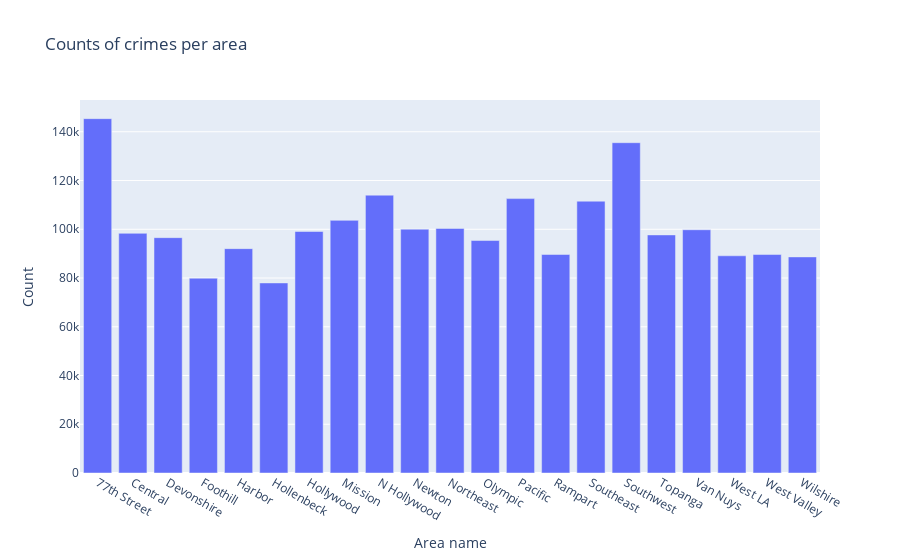

Here is the notebook cell this chart was saved with:
### Code cell
fig = px.bar(area_counts, x='Area name', y='Count', title='Counts of crimes per area')
fig.show()

### Figure 1 — Plotly figure (JSON) as saved in the notebook; plotly's stock layout.template omitted (floating-point values rounded to 4 significant figures)
{"data": [{"alignmentgroup": "True", "hovertemplate": "Area name=%{x}<br>Count=%{y}<extra></extra>", "legendgroup": "", "marker": {"color": "#636efa"}, "name": "", "offsetgroup": "", "orientation": "v", "showlegend": false, "textposition": "auto", "type": "bar", "x": ["77th Street", "Central", "Devonshire", "Foothill", "Harbor", "Hollenbeck", "Hollywood", "Mission", "N Hollywood", "Newton", "Northeast", "Olympic", "Pacific", "Rampart", "Southeast", "Southwest", "Topanga", "Van Nuys", "West LA", "West Valley", "Wilshire"], "xaxis": "x", "y": [145389, 98335, 96563, 79927, 92060, 77984, 99083, 103656, 113992, 100052, 100324, 95382, 112582, 89653, 111526, 135523, 97688, 99807, 89122, 89642, 88664], "yaxis": "y"}], "layout": {"barmode": "relative", "legend": {"tracegroupgap": 0}, "title": {"text": "Counts of crimes per area"}, "xaxis": {"anchor": "y", "domain": [0, 1], "title": {"text": "Area name"}}, "yaxis": {"anchor": "x", "domain": [0, 1], "title": {"text": "Count"}}}}
